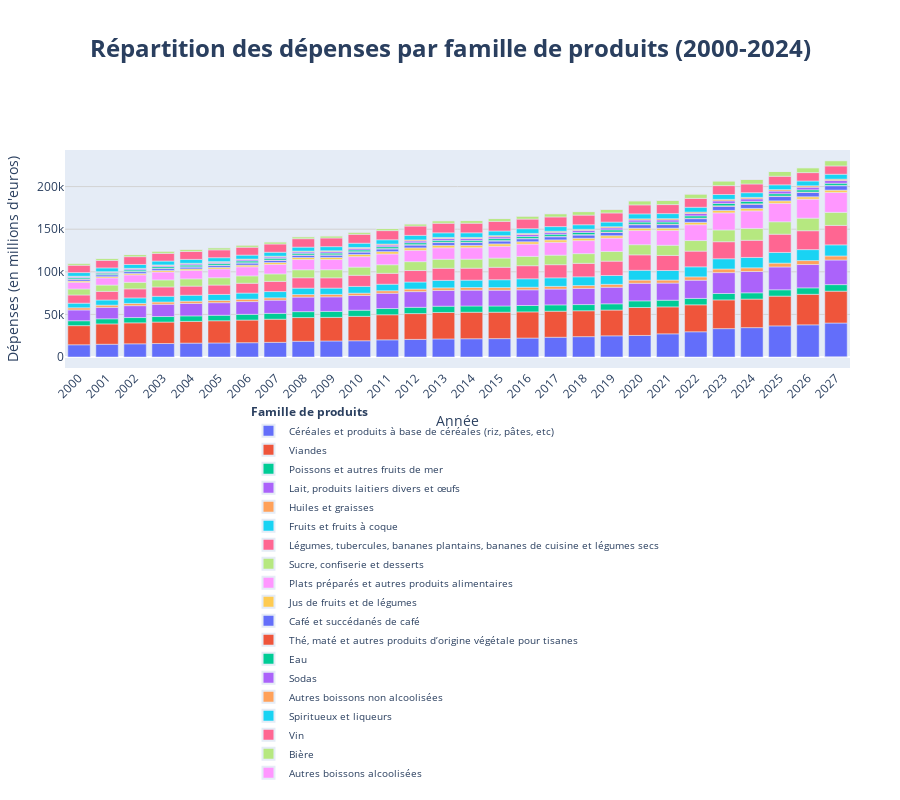

Notebook cell for this chart:
### Code cell
# 1. Préparation des données
# Fonction pour nettoyer les nombres
def clean_number(x):
    if isinstance(x, str):
        # Remplacer les espaces insécables et les espaces normaux, puis la virgule par un point
        return float(x.replace('\u202f', '').replace(' ', '').replace(',', '.'))
    return float(x)

# Nettoyage des colonnes numériques
for col in conso_men.columns[1:]:  # Toutes les colonnes sauf la première
    conso_men[col] = conso_men[col].apply(clean_number)

# 2. Création d'un graphique à barres empilées
import plotly.express as px

# Transformer les données pour le format long
df_melted = conso_men.melt(
    id_vars=['Famille de produits'], 
    var_name='Année', 
    value_name='Dépenses'
)

# Création du graphique à barres empilées
fig = px.bar(
    df_melted, 
    x='Année', 
    y='Dépenses', 
    color='Famille de produits',
    title='<b>Répartition des dépenses par famille de produits (2000-2024)</b>',
    labels={'Dépenses': 'Dépenses (en millions d\'euros)'},
    height=800,  # Hauteur augmentée pour accommoder la légende en bas
    width=900   # Largeur augmentée
)

# Améliorer la lisibilité
fig.update_layout(
    xaxis_tickangle=-45,
    legend_title_text='<b>Famille de produits</b>',
    legend=dict(
        orientation="v",  # Légende verticale
        yanchor="top",    # Ancrage en haut
        y=-0.15,          # Position sous le graphique (valeur négative pour descendre)
        xanchor="center", # Centrage horizontal
        x=0.5,            # Position horizontale centrée
        font=dict(size=10),  # Taille de police de la légende
        itemsizing='constant',  # Taille constante des symboles
        itemwidth=30,      # Largeur des items de légende
        traceorder='normal'  # Ordre normal des éléments
    ),
    title=dict(
        y=0.95,          # Position verticale du titre (0-1)
        x=0.5,           # Position horizontale centrée
        xanchor='center', # Ancrage du titre
        yanchor='top'    # Ancrage en haut
    ),
    title_font_size=24,  # Taille du titre augmentée
    font=dict(size=11),  # Taille de police générale
    margin=dict(l=50, r=50, t=150, b=250),  # Marge inférieure augmentée pour la légende
    xaxis=dict(
        title_font=dict(size=14),  # Taille du titre de l'axe X
        tickfont=dict(size=12)     # Taille des étiquettes de l'axe X
    ),
    yaxis=dict(
        title_font=dict(size=14),  # Taille du titre de l'axe Y
        tickfont=dict(size=12)     # Taille des étiquettes de l'axe Y
    )
)

# Désactiver l'affichage des valeurs sur les barres
fig.update_traces(
    texttemplate='',  # Pas de texte sur les barres
    textposition='none'
)

# Ajuster l'espacement entre les barres
fig.update_layout(bargap=0.2)

# Afficher la grille pour une meilleure lisibilité
fig.update_yaxes(showgrid=True, gridwidth=1, gridcolor='LightGrey')

fig.show()

### Figure 1 — Plotly figure (JSON) as saved in the notebook; plotly's stock layout.template omitted (floating-point values rounded to 4 significant figures)
{"data": [{"hovertemplate": "Famille de produits=Céréales et produits à base de céréales (riz, pâtes, etc)<br>Année=%{x}<br>Dépenses (en millions d'euros)=%{y}<extra></extra>", "legendgroup": "Céréales et produits à base de céréales (riz, pâtes, etc)", "marker": {"color": "#636efa", "pattern": {"shape": ""}}, "name": "Céréales et produits à base de céréales (riz, pâtes, etc)", "orientation": "v", "showlegend": true, "textposition": "none", "texttemplate": "", "type": "bar", "x": ["2000", "2001", "2002", "2003", "2004", "2005", "2006", "2007", "2008", "2009", "2010", "2011", "2012", "2013", "2014", "2015", "2016", "2017", "2018", "2019", "2020", "2021", "2022", "2023", "2024", "2025", "2026", "2027"], "xaxis": "x", "y": [14370.0, 14980.0, 15510.0, 15840.0, 16300.0, 16480.0, 16810.0, 17210.0, 18480.0, 18820.0, 19080.0, 20150.0, 20670.0, 21180.0, 21440.0, 21600.0, 22240.0, 23190.0, 23890.0, 24870.0, 25310.0, 27200.0, 29620.0, 33310.0, 34480.0, 36530.0, 37760.0, 39880.0], "yaxis": "y"}, {"hovertemplate": "Famille de produits=Viandes<br>Année=%{x}<br>Dépenses (en millions d'euros)=%{y}<extra></extra>", "legendgroup": "Viandes", "marker": {"color": "#EF553B", "pattern": {"shape": ""}}, "name": "Viandes", "orientation": "v", "showlegend": true, "textposition": "none", "texttemplate": "", "type": "bar", "x": ["2000", "2001", "2002", "2003", "2004", "2005", "2006", "2007", "2008", "2009", "2010", "2011", "2012", "2013", "2014", "2015", "2016", "2017", "2018", "2019", "2020", "2021", "2022", "2023", "2024", "2025", "2026", "2027"], "xaxis": "x", "y": [22460.0, 23870.0, 24600.0, 25180.0, 25510.0, 26060.0, 26550.0, 27160.0, 27830.0, 27690.0, 28610.0, 29450.0, 30300.0, 31100.0, 31110.0, 30990.0, 30720.0, 30570.0, 30390.0, 30260.0, 32810.0, 31620.0, 31630.0, 33720.0, 33500.0, 34930.0, 35840.0, 37400.0], "yaxis": "y"}, {"hovertemplate": "Famille de produits=Poissons et autres fruits de mer <br>Année=%{x}<br>Dépenses (en millions d'euros)=%{y}<extra></extra>", "legendgroup": "Poissons et autres fruits de mer ", "marker": {"color": "#00cc96", "pattern": {"shape": ""}}, "name": "Poissons et autres fruits de mer ", "orientation": "v", "showlegend": true, "textposition": "none", "texttemplate": "", "type": "bar", "x": ["2000", "2001", "2002", "2003", "2004", "2005", "2006", "2007", "2008", "2009", "2010", "2011", "2012", "2013", "2014", "2015", "2016", "2017", "2018", "2019", "2020", "2021", "2022", "2023", "2024", "2025", "2026", "2027"], "xaxis": "x", "y": [5742.0, 6009.0, 6216.0, 6488.0, 6472.0, 6459.0, 6713.0, 6863.0, 6944.0, 7027.0, 7255.0, 7317.0, 7346.0, 7362.0, 7337.0, 7307.0, 7485.0, 7408.0, 7271.0, 7309.0, 7783.0, 7837.0, 7513.0, 7502.0, 7375.0, 7452.0, 7571.0, 7688.0], "yaxis": "y"}, {"hovertemplate": "Famille de produits=Lait, produits laitiers divers et œufs <br>Année=%{x}<br>Dépenses (en millions d'euros)=%{y}<extra></extra>", "legendgroup": "Lait, produits laitiers divers et œufs ", "marker": {"color": "#ab63fa", "pattern": {"shape": ""}}, "name": "Lait, produits laitiers divers et œufs ", "orientation": "v", "showlegend": true, "textposition": "none", "texttemplate": "", "type": "bar", "x": ["2000", "2001", "2002", "2003", "2004", "2005", "2006", "2007", "2008", "2009", "2010", "2011", "2012", "2013", "2014", "2015", "2016", "2017", "2018", "2019", "2020", "2021", "2022", "2023", "2024", "2025", "2026", "2027"], "xaxis": "x", "y": [12650.0, 13420.0, 13930.0, 14390.0, 14630.0, 14750.0, 14990.0, 15490.0, 17080.0, 17060.0, 17240.0, 17920.0, 18440.0, 18490.0, 18580.0, 18520.0, 18410.0, 18610.0, 19010.0, 19440.0, 20620.0, 20120.0, 21390.0, 24540.0, 24990.0, 26780.0, 27380.0, 28890.0], "yaxis": "y"}, {"hovertemplate": "Famille de produits=Huiles et graisses <br>Année=%{x}<br>Dépenses (en millions d'euros)=%{y}<extra></extra>", "legendgroup": "Huiles et graisses ", "marker": {"color": "#FFA15A", "pattern": {"shape": ""}}, "name": "Huiles et graisses ", "orientation": "v", "showlegend": true, "textposition": "none", "texttemplate": "", "type": "bar", "x": ["2000", "2001", "2002", "2003", "2004", "2005", "2006", "2007", "2008", "2009", "2010", "2011", "2012", "2013", "2014", "2015", "2016", "2017", "2018", "2019", "2020", "2021", "2022", "2023", "2024", "2025", "2026", "2027"], "xaxis": "x", "y": [2575.0, 2620.0, 2641.0, 2660.0, 2673.0, 2680.0, 2786.0, 2751.0, 2980.0, 2907.0, 2777.0, 2940.0, 2994.0, 3067.0, 3095.0, 3093.0, 3050.0, 3152.0, 3307.0, 3425.0, 3755.0, 3538.0, 3900.0, 4211.0, 4354.0, 4508.0, 4627.0, 4738.0], "yaxis": "y"}, {"hovertemplate": "Famille de produits=Fruits et fruits à coque <br>Année=%{x}<br>Dépenses (en millions d'euros)=%{y}<extra></extra>", "legendgroup": "Fruits et fruits à coque ", "marker": {"color": "#19d3f3", "pattern": {"shape": ""}}, "name": "Fruits et fruits à coque ", "orientation": "v", "showlegend": true, "textposition": "none", "texttemplate": "", "type": "bar", "x": ["2000", "2001", "2002", "2003", "2004", "2005", "2006", "2007", "2008", "2009", "2010", "2011", "2012", "2013", "2014", "2015", "2016", "2017", "2018", "2019", "2020", "2021", "2022", "2023", "2024", "2025", "2026", "2027"], "xaxis": "x", "y": [5395.0, 6026.0, 6478.0, 6708.0, 6917.0, 6994.0, 7196.0, 7335.0, 7524.0, 7375.0, 7896.0, 7669.0, 8284.0, 8744.0, 8643.0, 9207.0, 9898.0, 9991.0, 10250.0, 10370.0, 11490.0, 11200.0, 11800.0, 12040.0, 12150.0, 12510.0, 12870.0, 13040.0], "yaxis": "y"}, {"hovertemplate": "Famille de produits=Légumes, tubercules, bananes plantains, bananes de cuisine et légumes secs <br>Année=%{x}<br>Dépenses (en millions d'euros)=%{y}<extra></extra>", "legendgroup": "Légumes, tubercules, bananes plantains, bananes de cuisine et légumes secs ", "marker": {"color": "#FF6692", "pattern": {"shape": ""}}, "name": "Légumes, tubercules, bananes plantains, bananes de cuisine et légumes secs ", "orientation": "v", "showlegend": true, "textposition": "none", "texttemplate": "", "type": "bar", "x": ["2000", "2001", "2002", "2003", "2004", "2005", "2006", "2007", "2008", "2009", "2010", "2011", "2012", "2013", "2014", "2015", "2016", "2017", "2018", "2019", "2020", "2021", "2022", "2023", "2024", "2025", "2026", "2027"], "xaxis": "x", "y": [9613.0, 10140.0, 10600.0, 10940.0, 10710.0, 11040.0, 11530.0, 11990.0, 12170.0, 12050.0, 13080.0, 12810.0, 13460.0, 14180.0, 14050.0, 14600.0, 15350.0, 15420.0, 15820.0, 16840.0, 18120.0, 17700.0, 18440.0, 20000.0, 20150.0, 21410.0, 22150.0, 22830.0], "yaxis": "y"}, {"hovertemplate": "Famille de produits=Sucre, confiserie et desserts <br>Année=%{x}<br>Dépenses (en millions d'euros)=%{y}<extra></extra>", "legendgroup": "Sucre, confiserie et desserts ", "marker": {"color": "#B6E880", "pattern": {"shape": ""}}, "name": "Sucre, confiserie et desserts ", "orientation": "v", "showlegend": true, "textposition": "none", "texttemplate": "", "type": "bar", "x": ["2000", "2001", "2002", "2003", "2004", "2005", "2006", "2007", "2008", "2009", "2010", "2011", "2012", "2013", "2014", "2015", "2016", "2017", "2018", "2019", "2020", "2021", "2022", "2023", "2024", "2025", "2026", "2027"], "xaxis": "x", "y": [7049.0, 7411.0, 7704.0, 8280.0, 8501.0, 8587.0, 8642.0, 8743.0, 9368.0, 9471.0, 9596.0, 10050.0, 10420.0, 10600.0, 10590.0, 10810.0, 10950.0, 11200.0, 11380.0, 11380.0, 11910.0, 11930.0, 12400.0, 13780.0, 13890.0, 14600.0, 14750.0, 15310.0], "yaxis": "y"}, {"hovertemplate": "Famille de produits=Plats préparés et autres produits alimentaires <br>Année=%{x}<br>Dépenses (en millions d'euros)=%{y}<extra></extra>", "legendgroup": "Plats préparés et autres produits alimentaires ", "marker": {"color": "#FF97FF", "pattern": {"shape": ""}}, "name": "Plats préparés et autres produits alimentaires ", "orientation": "v", "showlegend": true, "textposition": "none", "texttemplate": "", "type": "bar", "x": ["2000", "2001", "2002", "2003", "2004", "2005", "2006", "2007", "2008", "2009", "2010", "2011", "2012", "2013", "2014", "2015", "2016", "2017", "2018", "2019", "2020", "2021", "2022", "2023", "2024", "2025", "2026", "2027"], "xaxis": "x", "y": [7891.0, 8307.0, 8721.0, 9268.0, 9893.0, 10260.0, 10650.0, 11220.0, 12040.0, 12000.0, 12300.0, 12660.0, 13320.0, 13430.0, 13440.0, 13900.0, 14440.0, 15110.0, 15280.0, 15670.0, 16630.0, 17410.0, 18550.0, 20070.0, 20630.0, 21680.0, 22310.0, 23360.0], "yaxis": "y"}, {"hovertemplate": "Famille de produits=Jus de fruits et de légumes <br>Année=%{x}<br>Dépenses (en millions d'euros)=%{y}<extra></extra>", "legendgroup": "Jus de fruits et de légumes ", "marker": {"color": "#FECB52", "pattern": {"shape": ""}}, "name": "Jus de fruits et de légumes ", "orientation": "v", "showlegend": true, "textposition": "none", "texttemplate": "", "type": "bar", "x": ["2000", "2001", "2002", "2003", "2004", "2005", "2006", "2007", "2008", "2009", "2010", "2011", "2012", "2013", "2014", "2015", "2016", "2017", "2018", "2019", "2020", "2021", "2022", "2023", "2024", "2025", "2026", "2027"], "xaxis": "x", "y": [1451.0, 1528.0, 1587.0, 1763.0, 1804.0, 1946.0, 2012.0, 2162.0, 2356.0, 2488.0, 2542.0, 2732.0, 2861.0, 2856.0, 2760.0, 2744.0, 2728.0, 2812.0, 2811.0, 2777.0, 2758.0, 2681.0, 2795.0, 2899.0, 2888.0, 2895.0, 2814.0, 2734.0], "yaxis": "y"}, {"hovertemplate": "Famille de produits=Café et succédanés de café <br>Année=%{x}<br>Dépenses (en millions d'euros)=%{y}<extra></extra>", "legendgroup": "Café et succédanés de café ", "marker": {"color": "#636efa", "pattern": {"shape": ""}}, "name": "Café et succédanés de café ", "orientation": "v", "showlegend": true, "textposition": "none", "texttemplate": "", "type": "bar", "x": ["2000", "2001", "2002", "2003", "2004", "2005", "2006", "2007", "2008", "2009", "2010", "2011", "2012", "2013", "2014", "2015", "2016", "2017", "2018", "2019", "2020", "2021", "2022", "2023", "2024", "2025", "2026", "2027"], "xaxis": "x", "y": [2147.0, 2155.0, 2185.0, 2214.0, 2198.0, 2244.0, 2423.0, 2539.0, 2614.0, 2683.0, 2817.0, 3109.0, 3317.0, 3267.0, 3251.0, 3381.0, 3484.0, 3653.0, 3745.0, 3794.0, 4079.0, 4136.0, 4347.0, 4731.0, 4821.0, 5039.0, 5054.0, 5183.0], "yaxis": "y"}, {"hovertemplate": "Famille de produits=Thé, maté et autres produits d’origine végétale pour tisanes <br>Année=%{x}<br>Dépenses (en millions d'euros)=%{y}<extra></extra>", "legendgroup": "Thé, maté et autres produits d’origine végétale pour tisanes ", "marker": {"color": "#EF553B", "pattern": {"shape": ""}}, "name": "Thé, maté et autres produits d’origine végétale pour tisanes ", "orientation": "v", "showlegend": true, "textposition": "none", "texttemplate": "", "type": "bar", "x": ["2000", "2001", "2002", "2003", "2004", "2005", "2006", "2007", "2008", "2009", "2010", "2011", "2012", "2013", "2014", "2015", "2016", "2017", "2018", "2019", "2020", "2021", "2022", "2023", "2024", "2025", "2026", "2027"], "xaxis": "x", "y": [321.0, 322.0, 327.0, 331.0, 329.0, 335.0, 362.0, 379.0, 391.0, 401.0, 421.0, 465.0, 496.0, 488.0, 486.0, 505.0, 521.0, 546.0, 560.0, 567.0, 610.0, 618.0, 650.0, 707.0, 620.5, 570.8, 452.4, 365.7], "yaxis": "y"}, {"hovertemplate": "Famille de produits=Eau <br>Année=%{x}<br>Dépenses (en millions d'euros)=%{y}<extra></extra>", "legendgroup": "Eau ", "marker": {"color": "#00cc96", "pattern": {"shape": ""}}, "name": "Eau ", "orientation": "v", "showlegend": true, "textposition": "none", "texttemplate": "", "type": "bar", "x": ["2000", "2001", "2002", "2003", "2004", "2005", "2006", "2007", "2008", "2009", "2010", "2011", "2012", "2013", "2014", "2015", "2016", "2017", "2018", "2019", "2020", "2021", "2022", "2023", "2024", "2025", "2026", "2027"], "xaxis": "x", "y": [1531.0, 1615.0, 1684.0, 1926.0, 1970.0, 2013.0, 2043.0, 2081.0, 2001.0, 2017.0, 2049.0, 2157.0, 2184.0, 2164.0, 2159.0, 2271.0, 2292.0, 2417.0, 2503.0, 2500.0, 2503.0, 2434.0, 2610.0, 2704.0, 2761.0, 2737.0, 2638.0, 2532.0], "yaxis": "y"}, {"hovertemplate": "Famille de produits=Sodas<br>Année=%{x}<br>Dépenses (en millions d'euros)=%{y}<extra></extra>", "legendgroup": "Sodas", "marker": {"color": "#ab63fa", "pattern": {"shape": ""}}, "name": "Sodas", "orientation": "v", "showlegend": true, "textposition": "none", "texttemplate": "", "type": "bar", "x": ["2000", "2001", "2002", "2003", "2004", "2005", "2006", "2007", "2008", "2009", "2010", "2011", "2012", "2013", "2014", "2015", "2016", "2017", "2018", "2019", "2020", "2021", "2022", "2023", "2024", "2025", "2026", "2027"], "xaxis": "x", "y": [1020.0, 1110.0, 1163.0, 1306.0, 1319.0, 1328.0, 1389.0, 1494.0, 1566.0, 1699.0, 1813.0, 1942.0, 2076.0, 2142.0, 2152.0, 2218.0, 2205.0, 2237.0, 2296.0, 2336.0, 2388.0, 2487.0, 2812.0, 3065.0, 3060.0, 3124.0, 3098.0, 3167.0], "yaxis": "y"}, {"hovertemplate": "Famille de produits=Autres boissons non alcoolisées <br>Année=%{x}<br>Dépenses (en millions d'euros)=%{y}<extra></extra>", "legendgroup": "Autres boissons non alcoolisées ", "marker": {"color": "#FFA15A", "pattern": {"shape": ""}}, "name": "Autres boissons non alcoolisées ", "orientation": "v", "showlegend": true, "textposition": "none", "texttemplate": "", "type": "bar", "x": ["2000", "2001", "2002", "2003", "2004", "2005", "2006", "2007", "2008", "2009", "2010", "2011", "2012", "2013", "2014", "2015", "2016", "2017", "2018", "2019", "2020", "2021", "2022", "2023", "2024", "2025", "2026", "2027"], "xaxis": "x", "y": [611.0, 662.0, 693.0, 778.0, 786.0, 798.0, 833.0, 896.0, 943.0, 1020.0, 1084.0, 1161.0, 1239.0, 1274.0, 1275.0, 1310.0, 1302.0, 1323.0, 1355.0, 1374.0, 1402.0, 1451.0, 1630.0, 1771.0, 1718.0, 1713.0, 1635.0, 1617.0], "yaxis": "y"}, {"hovertemplate": "Famille de produits=Spiritueux et liqueurs <br>Année=%{x}<br>Dépenses (en millions d'euros)=%{y}<extra></extra>", "legendgroup": "Spiritueux et liqueurs ", "marker": {"color": "#19d3f3", "pattern": {"shape": ""}}, "name": "Spiritueux et liqueurs ", "orientation": "v", "showlegend": true, "textposition": "none", "texttemplate": "", "type": "bar", "x": ["2000", "2001", "2002", "2003", "2004", "2005", "2006", "2007", "2008", "2009", "2010", "2011", "2012", "2013", "2014", "2015", "2016", "2017", "2018", "2019", "2020", "2021", "2022", "2023", "2024", "2025", "2026", "2027"], "xaxis": "x", "y": [4290.0, 4413.0, 4569.0, 4542.0, 4578.0, 4572.0, 4674.0, 4691.0, 4703.0, 4822.0, 5016.0, 5060.0, 5377.0, 5390.0, 5402.0, 5441.0, 5524.0, 5440.0, 5369.0, 5463.0, 5803.0, 5923.0, 5675.0, 5675.0, 5470.0, 5607.0, 5628.0, 5759.0], "yaxis": "y"}, {"hovertemplate": "Famille de produits=Vin<br>Année=%{x}<br>Dépenses (en millions d'euros)=%{y}<extra></extra>", "legendgroup": "Vin", "marker": {"color": "#FF6692", "pattern": {"shape": ""}}, "name": "Vin", "orientation": "v", "showlegend": true, "textposition": "none", "texttemplate": "", "type": "bar", "x": ["2000", "2001", "2002", "2003", "2004", "2005", "2006", "2007", "2008", "2009", "2010", "2011", "2012", "2013", "2014", "2015", "2016", "2017", "2018", "2019", "2020", "2021", "2022", "2023", "2024", "2025", "2026", "2027"], "xaxis": "x", "y": [8617.0, 8878.0, 9157.0, 9064.0, 9344.0, 9198.0, 9263.0, 9615.0, 9871.0, 10170.0, 10440.0, 10750.0, 10910.0, 11270.0, 11270.0, 11320.0, 11290.0, 11310.0, 11310.0, 10700.0, 10550.0, 10600.0, 10400.0, 10450.0, 10220.0, 10050.0, 9832.0, 9764.0], "yaxis": "y"}, {"hovertemplate": "Famille de produits=Bière <br>Année=%{x}<br>Dépenses (en millions d'euros)=%{y}<extra></extra>", "legendgroup": "Bière ", "marker": {"color": "#B6E880", "pattern": {"shape": ""}}, "name": "Bière ", "orientation": "v", "showlegend": true, "textposition": "none", "texttemplate": "", "type": "bar", "x": ["2000", "2001", "2002", "2003", "2004", "2005", "2006", "2007", "2008", "2009", "2010", "2011", "2012", "2013", "2014", "2015", "2016", "2017", "2018", "2019", "2020", "2021", "2022", "2023", "2024", "2025", "2026", "2027"], "xaxis": "x", "y": [2301.0, 2338.0, 2416.0, 2566.0, 2496.0, 2478.0, 2498.0, 2470.0, 2298.0, 2386.0, 2473.0, 2388.0, 2473.0, 2864.0, 3042.0, 3251.0, 3454.0, 3749.0, 4061.0, 4253.0, 4708.0, 4937.0, 5055.0, 5366.0, 5403.0, 5583.0, 5743.0, 5909.0], "yaxis": "y"}, {"hovertemplate": "Famille de produits=Autres boissons alcoolisées <br>Année=%{x}<br>Dépenses (en millions d'euros)=%{y}<extra></extra>", "legendgroup": "Autres boissons alcoolisées ", "marker": {"color": "#FF97FF", "pattern": {"shape": ""}}, "name": "Autres boissons alcoolisées ", "orientation": "v", "showlegend": true, "textposition": "none", "texttemplate": "", "type": "bar", "x": ["2000", "2001", "2002", "2003", "2004", "2005", "2006", "2007", "2008", "2009", "2010", "2011", "2012", "2013", "2014", "2015", "2016", "2017", "2018", "2019", "2020", "2021", "2022", "2023", "2024", "2025", "2026", "2027"], "xaxis": "x", "y": [149.0, 152.0, 157.0, 164.0, 162.0, 161.0, 164.0, 163.0, 156.0, 162.0, 169.0, 166.0, 172.0, 191.0, 200.0, 211.0, 223.0, 237.0, 251.0, 262.0, 288.0, 301.0, 304.0, 319.0, 208.3, 127.2, 1.924, -106.1], "yaxis": "y"}], "layout": {"bargap": 0.2, "barmode": "relative", "font": {"size": 11}, "height": 800, "legend": {"font": {"size": 10}, "itemsizing": "constant", "itemwidth": 30, "orientation": "v", "title": {"text": "<b>Famille de produits</b>"}, "tracegroupgap": 0, "traceorder": "normal", "x": 0.5, "xanchor": "center", "y": -0.15, "yanchor": "top"}, "margin": {"b": 250, "l": 50, "r": 50, "t": 150}, "title": {"font": {"size": 24}, "text": "<b>Répartition des dépenses par famille de produits (2000-2024)</b>", "x": 0.5, "xanchor": "center", "y": 0.95, "yanchor": "top"}, "width": 900, "xaxis": {"anchor": "y", "domain": [0, 1], "tickangle": -45, "tickfont": {"size": 12}, "title": {"font": {"size": 14}, "text": "Année"}}, "yaxis": {"anchor": "x", "domain": [0, 1], "gridcolor": "LightGrey", "gridwidth": 1, "showgrid": true, "tickfont": {"size": 12}, "title": {"font": {"size": 14}, "text": "Dépenses (en millions d'euros)"}}}}
